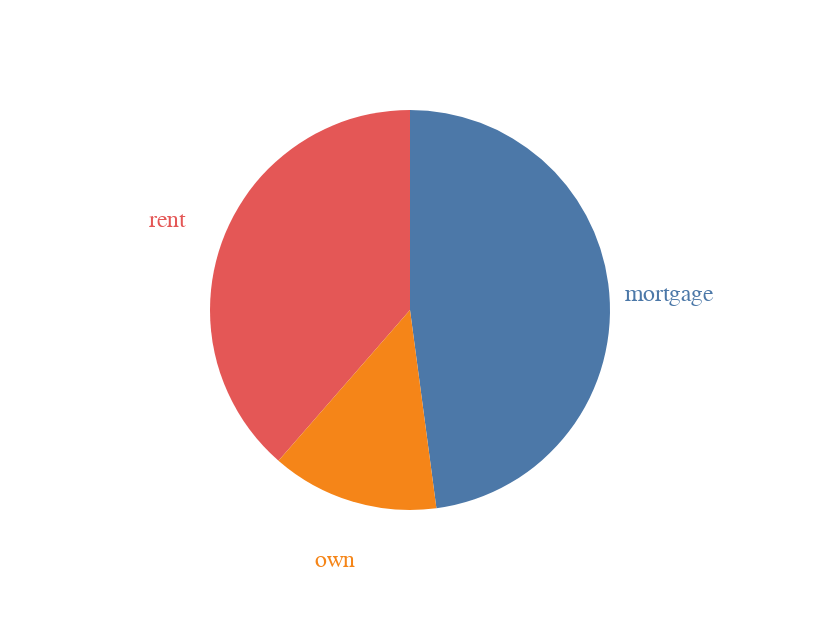

Source (notebook cell):
### Markdown cell above
## Chart

### Code cell
chart = alt.Chart(source).encode(
    theta=alt.Theta("value:Q", stack=True), 
    color=alt.Color("category:N", legend=None)
)

pie = chart.mark_arc(outerRadius=100)
text = chart.mark_text(radius=130, size=12).encode(text="category:N")

___ + ___

### Figure 1 — Vega-Lite specification as saved in the notebook (floating-point values rounded to 4 significant figures)
{"config": {"view": {"continuousWidth": 400, "continuousHeight": 300}}, "layer": [{"mark": {"type": "arc", "outerRadius": 100}, "encoding": {"color": {"field": "category", "legend": null, "type": "nominal"}, "theta": {"field": "value", "stack": true, "type": "quantitative"}}}, {"mark": {"type": "text", "radius": 130, "size": 12}, "encoding": {"color": {"field": "category", "legend": null, "type": "nominal"}, "text": {"field": "category", "type": "nominal"}, "theta": {"field": "value", "stack": true, "type": "quantitative"}}}], "data": {"name": "data-5690a8b392b08bad2c1d644b7a4a7ea8"}, "$schema": "https://vega.github.io/schema/vega-lite/v4.17.0.json", "datasets": {"data-5690a8b392b08bad2c1d644b7a4a7ea8": [{"category": "mortgage", "value": 4789}, {"category": "rent", "value": 3858}, {"category": "own", "value": 1353}]}}
